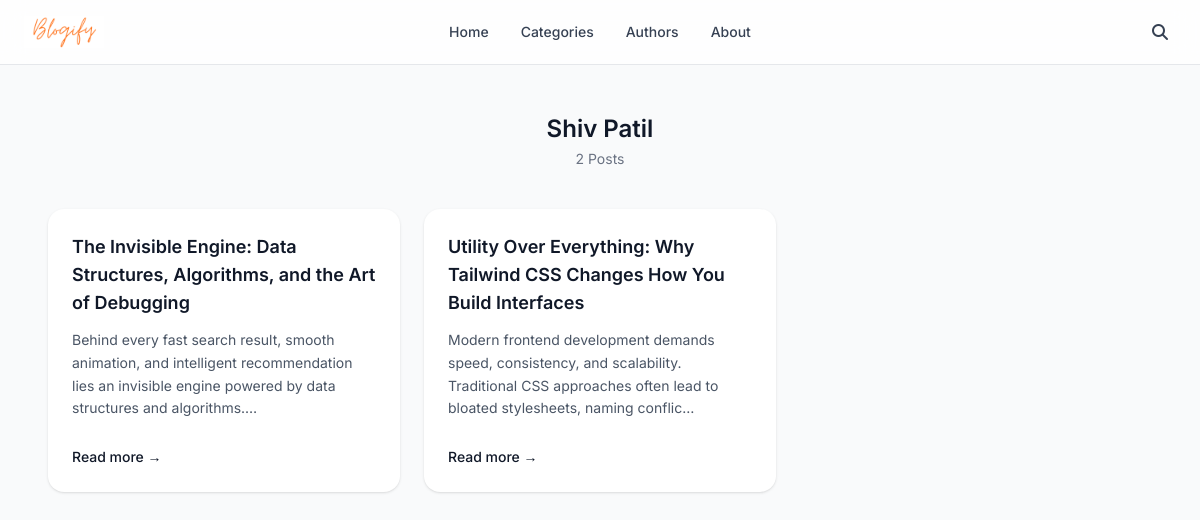
The page /author/shivansh on the database its author committed.
### main/models.py (models this page shows, shortened)
class Author(models.Model):
    user = models.ForeignKey(User,on_delete=models.CASCADE)
    country = CountryField()
    profile_picture = models.ImageField(blank=True,null=True,upload_to="profile_pics/",)
    slug = models.SlugField()

class Post(models.Model):
    title = models.CharField(max_length=150)
    content = RichTextUploadingField()
    date = models.DateField(auto_now=True)
    category = models.ManyToManyField(Category)
    author = models.ForeignKey(Author,on_delete=models.CASCADE)
    slug = models.SlugField(unique=True,max_length=50,blank=True)

### main/views.py (the view)
# urls.py: path("author/<slug:slug>",views.author_page,name="author_page"),
def author_page(request,slug):
    author = get_object_or_404(Author,slug=slug)
    posts = Post.objects.filter(author=author)
    context = {
        "author" : author,
        "posts" : posts,
    }
    return render(request,"pages/author_page.html",context)

### main/templates/pages/author_page.html (shortened to what this page needs)
{% extends "base.html" %}
{% block index-main %}
<div class="max-w-6xl mx-auto px-6 py-12">
    <div class="text-center mb-10">
        <h1 class="text-2xl font-semibold text-gray-900">
            {{ author.user.first_name }} {{ author.user.last_name }}
        </h1>
        <p class="text-sm text-gray-500 mt-1">
            {{ posts|length }} Posts
        </p>
    </div>
    <div class="grid gap-6 sm:grid-cols-2 lg:grid-cols-3">
        {% for post in posts %}
        <div class="bg-white rounded-2xl shadow-sm hover:shadow-md transition duration-200 p-6 flex flex-col justify-between">
            <div>
                <a href="{% url 'single_post' post.slug %}"
                   class="text-lg font-semibold text-gray-900 hover:text-gray-700 transition">
                    {{ post.title }}
                </a>
                <p class="text-sm text-gray-600 mt-3 leading-relaxed">
                    {{ post.content|striptags|truncatechars:150 }}
                </p>
            </div>
            <div class="mt-6">
                <a href="{% url 'single_post' post.slug %}"
                   class="text-sm font-medium text-gray-900 hover:underline">
                    Read more →
                </a>
            </div>
        </div>
        {% endfor %}
    </div>
</div>
{% endblock index-main %}

### main/static/main.css (style rules this page uses)
* { font-family: Inter; user-select: none; }

### rows shown on the page
Author: user.first_name "Shiv", user.last_name "Patil"
Post: title "The Invisible Engine: Data Structures, Algorithms, and the Art of Debugging", content "Behind every fast search result, smooth animation, and intelligent recommendation lies an invisible engine powered by data structures and algorithms.…"
Post: title "Utility Over Everything: Why Tailwind CSS Changes How You Build Interfaces", content "Modern frontend development demands speed, consistency, and scalability. Traditional CSS approaches often lead to bloated stylesheets, naming conflic…"

### other values the page prints
{{ posts|length }} "2"
